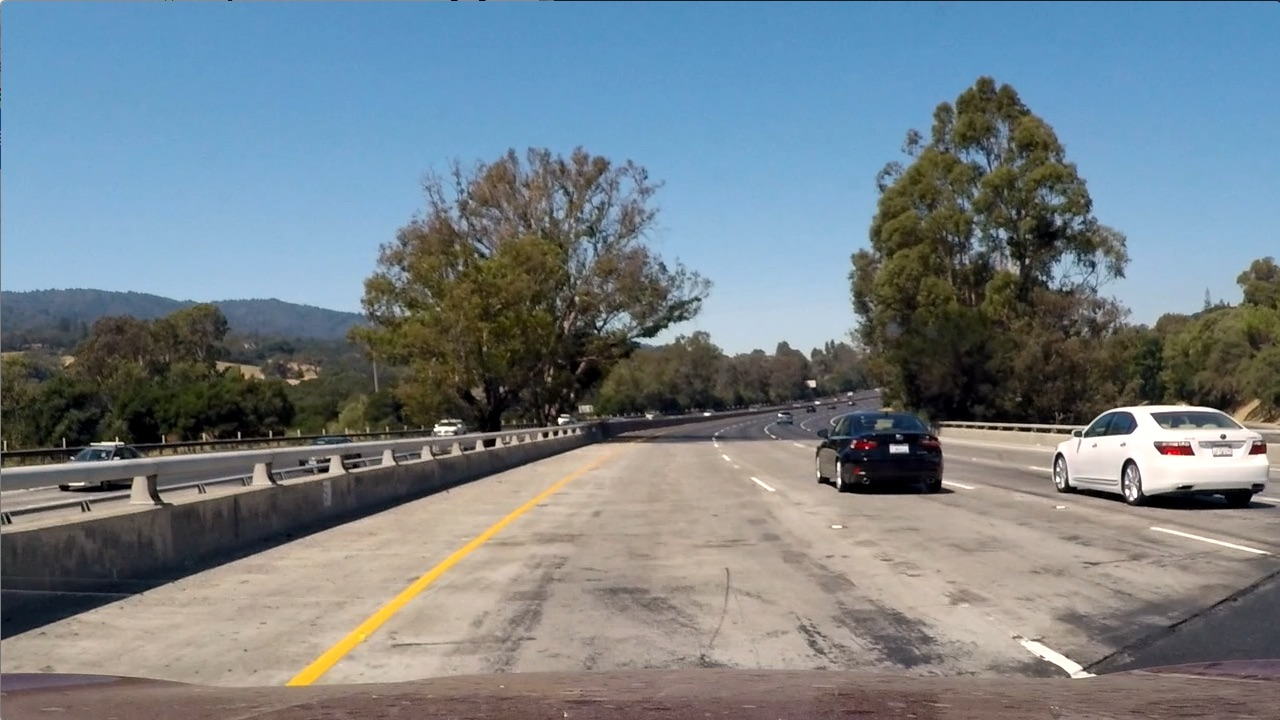
#> input picture test_images/test1.jpg, 1280 x 720 px; the run also reads 1 picture not shown here
$ jupyter execute --allow-errors Untitled.ipynb   (shell and % lines are left out)   (older library calls are emulated)
#> lines starting #> are read from the running program, lines starting #| are printed output that depends on the picture; after the words box and inside, x2 and y2 are one past the last pixel; in counts of white or black regions, pixels touching at a corner belong together
[cell 1]
import os
import pickle
import cv2
import numpy as np
import matplotlib.pyplot as plt
import matplotlib.image as mpimg

[cell 2]
def calibrate_camera(cali_image_dir):
    # Use cv2.calibrateCamera() and cv2.undistort()
    objpoints = []
    imgpoints = []
    image_name_list = os.listdir(cali_image_dir)
    for image_name in image_name_list:
        if image_name == 'calibration1.jpg':
            nx = 9
            ny = 5
        else:
            nx = 9
            ny = 6

        objp = np.zeros((nx * ny, 3), np.float32)
        objp[:, :2] = np.mgrid[0:nx, 0:ny].T.reshape(-1, 2)
        #if image_name == 'calibration5.jpg':
        #    objp = np.delete(objp, (0), axis=0)

        img = mpimg.imread(os.path.join(cali_image_dir, image_name))
        gray = cv2.cvtColor(img, cv2.COLOR_RGB2GRAY)
        ret, corners = cv2.findChessboardCorners(gray, (nx, ny), None)

        if ret:
            objpoints.append(objp)
            imgpoints.append(corners)

    ret, mtx, dist, rvecs, tvecs = cv2.calibrateCamera(objpoints, imgpoints, (1280, 720), None, None)
    return mtx, dist

[cell 3]
def abs_sobel_threshold(img, orient='x', sobel_kernel=3, thresh=(20, 100)):
    gray = cv2.cvtColor(img, cv2.COLOR_RGB2GRAY)
    if orient == 'x':
        abs_sobel = np.absolute(cv2.Sobel(gray, cv2.CV_64F, 1, 0))
    if orient == 'y':
        abs_sobel = np.absolute(cv2.Sobel(gray, cv2.CV_64F, 0, 1))
    # Rescale back to 8 bit integer
    scaled_sobel = np.uint8(255*abs_sobel/np.max(abs_sobel))
    # Create a copy and apply the threshold
    grad_binary = np.zeros_like(scaled_sobel)
    # Here I'm using inclusive (>=, <=) thresholds, but exclusive is ok too
    grad_binary[(scaled_sobel >= thresh[0]) & (scaled_sobel <= thresh[1])] = 1
    return grad_binary

[cell 4]
def mag_threshold(img, sobel_kernel=3, mag_thresh=(30, 100)):
    # Take both Sobel x and y gradients
    gray = cv2.cvtColor(img, cv2.COLOR_RGB2GRAY)
    sobelx = cv2.Sobel(gray, cv2.CV_64F, 1, 0, ksize=sobel_kernel)
    sobely = cv2.Sobel(gray, cv2.CV_64F, 0, 1, ksize=sobel_kernel)
    # Calculate the gradient magnitude
    gradmag = np.sqrt(sobelx**2 + sobely**2)
    # Rescale to 8 bit
    scale_factor = np.max(gradmag)/255
    gradmag = (gradmag/scale_factor).astype(np.uint8)
    # Create a binary image of ones where threshold is met, zeros otherwise
    mag_binary = np.zeros_like(gradmag)
    mag_binary[(gradmag >= mag_thresh[0]) & (gradmag <= mag_thresh[1])] = 1
    return mag_binary

[cell 5]
def dir_threshold(img, sobel_kernel=3, thresh=(0.7, 1.3)):
    # Calculate the x and y gradients
    gray = cv2.cvtColor(img, cv2.COLOR_RGB2GRAY)
    sobelx = cv2.Sobel(gray, cv2.CV_64F, 1, 0, ksize=sobel_kernel)
    sobely = cv2.Sobel(gray, cv2.CV_64F, 0, 1, ksize=sobel_kernel)
    # Take the absolute value of the gradient direction,
    # apply a threshold, and create a binary image result
    absgraddir = np.arctan2(np.absolute(sobely), np.absolute(sobelx))
    dir_binary =  np.zeros_like(absgraddir)
    dir_binary[(absgraddir >= thresh[0]) & (absgraddir <= thresh[1])] = 1
    # Apply threshold
    return dir_binary

[cell 6]
def color_threshold(img, orient='x', sx_thresh=(20, 100), s_thresh=(170, 255)):
    img = np.copy(img)
    # Convert to HLS color space and separate the V channel
    gray = cv2.cvtColor(img, cv2.COLOR_RGB2GRAY)
    hls = cv2.cvtColor(img, cv2.COLOR_RGB2HLS).astype(np.float)
    s_channel = hls[:,:,2]
    if orient == 'x':
        # Sobel x
        sobel = cv2.Sobel(gray, cv2.CV_64F, 1, 0) # Take the derivative in x
    else:
        sobel = cv2.Sobel(gray, cv2.CV_64F, 0, 1)
    abs_sobel = np.absolute(sobel) # Absolute x derivative to accentuate lines away from horizontal
    scaled_sobel = np.uint8(255*abs_sobel/np.max(abs_sobel))

    # Threshold x gradient
    sxbinary = np.zeros_like(scaled_sobel)
    sxbinary[(scaled_sobel >= sx_thresh[0]) & (scaled_sobel <= sx_thresh[1])] = 1

    # Threshold color channel
    s_binary = np.zeros_like(s_channel)
    s_binary[(s_channel >= s_thresh[0]) & (s_channel <= s_thresh[1])] = 1
    # Stack each channel
    # Note color_binary[:, :, 0] is all 0s, effectively an all black image. It might
    # be beneficial to replace this channel with something else.
    color_binary = np.dstack((np.zeros_like(sxbinary), sxbinary, s_binary)) * 255
    combined_binary = np.zeros_like(sxbinary)
    combined_binary[(s_binary == 1) | (sxbinary==1)] = 1
    return combined_binary

[cell 7]
fname = './test_images/test1.jpg'
img = cv2.imread(fname)
#> img is the input picture: shape (720, 1280, 3); mean B, G, R 135.5, 128.7, 117.5
combined_binary = color_threshold(img, 'x', (25, 120), (170, 255))
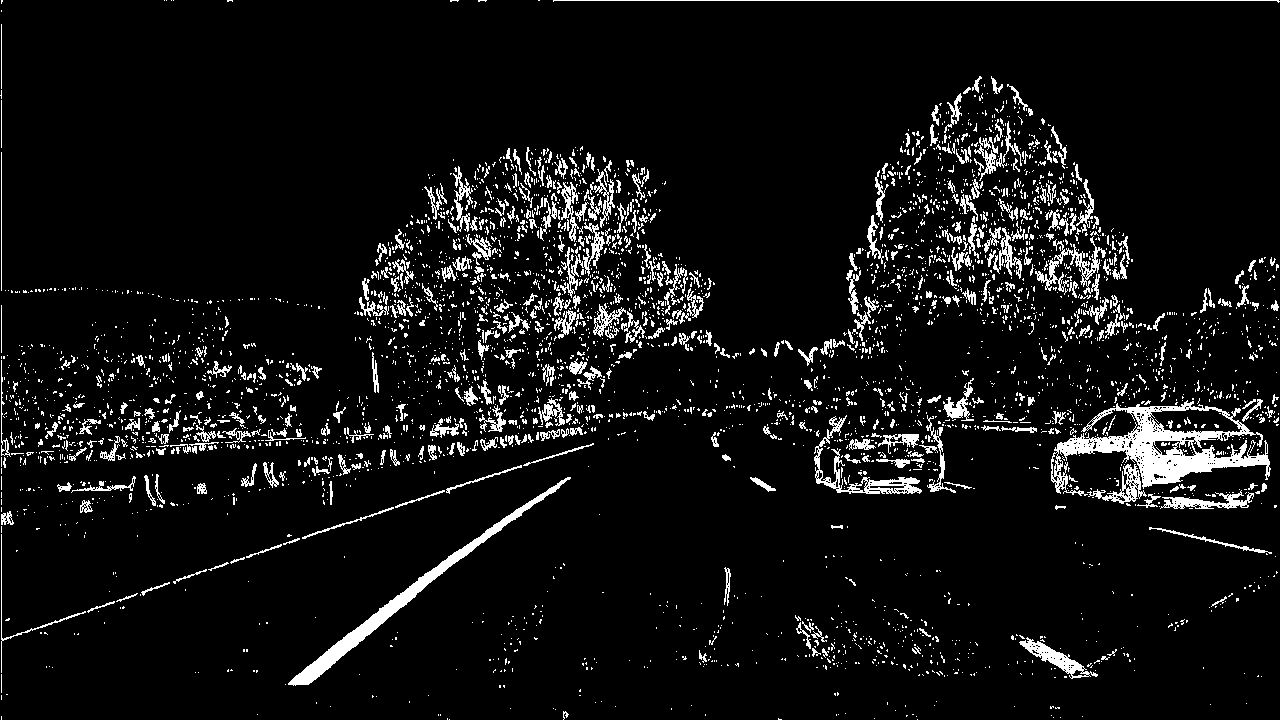
#> combined_binary: shape (720, 1280); values 0 (black) and 1 (white), 6.9% white in thin lines or dots
#combined_binary = color_threshold(img)
plt.figure(figsize=(5,5))
plt.imshow(combined_binary, cmap='gray')

[cell 8]
mtx, dist = calibrate_camera('./camera_cal')
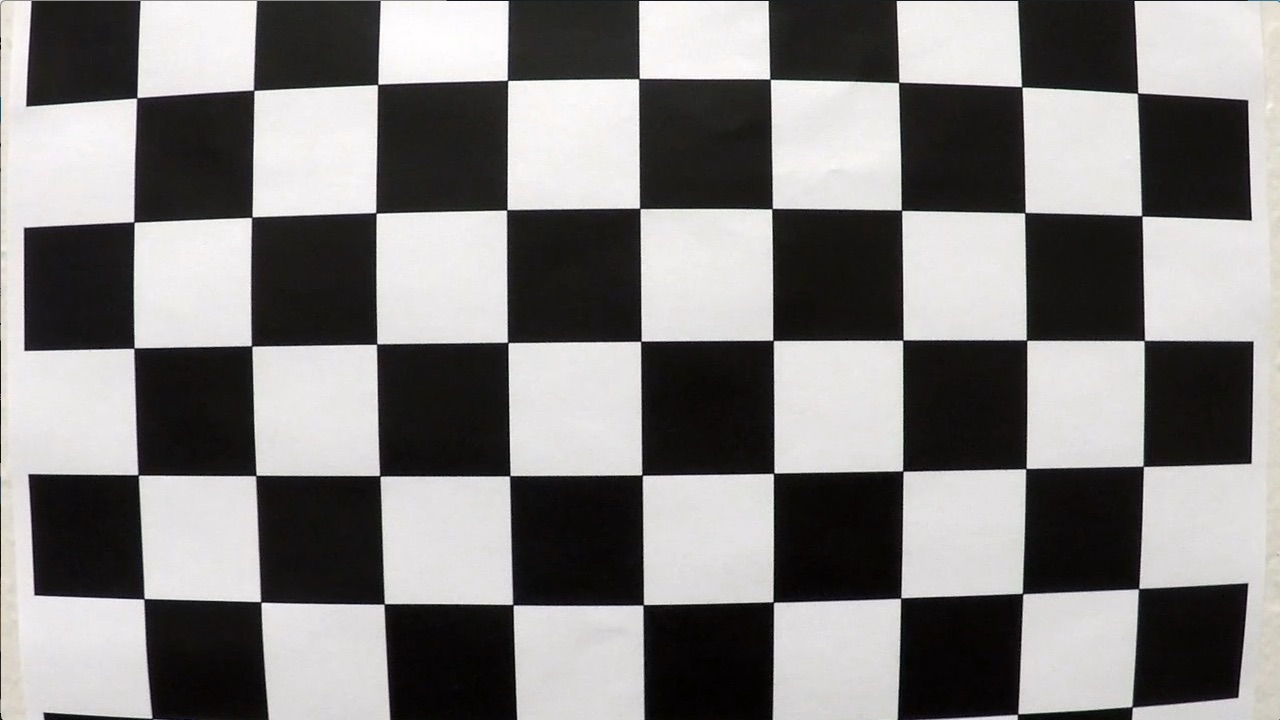
#> input picture camera_cal/calibration1.jpg, 1280 x 720 px
#> in calibrate_camera, img is the input picture: shape (720, 1280, 3); mean R, G, B 130.1, 128.4, 127.8
#> in calibrate_camera, `ret, corners = cv2.findChessboardCorners(gray, (nx, ny), None)`: ret = True; corners = 45 rows, first 8: [137.5, 96.45], [253.6, 90.19], [377.5, 84.48], [506.8, 79.62], [639.6, 77.4], [770.5, 79.55], [899.2, 82.02], [1022.5, 87.62]
#> in calibrate_camera, `ret, mtx, dist, rvecs, tvecs = cv2.calibrateCamera(objpoints, imgpoint..`: ret = 0.889; mtx = [[987.6, 0, 623.7], [0, 985.9, 280.4], [0, 0, 1]]; dist = [[-0.235, 0.231, 0.021, 0.0087, -0.234]]; rvecs = ([0.0342, -0.0267, -0.0067], [0.425, -0.18, 0.0296], [-0.0102, 0.444, -0.0294]); tvecs = ([-3.88, -1.51, 7.23], [-1.34, 1.08, 16.76], [-15.99, -0.505, 27.88])
#> mtx = [[987.6, 0, 623.7], [0, 985.9, 280.4], [0, 0, 1]]; dist = [[-0.235, 0.231, 0.021, 0.0087, -0.234]]

[cell 9]
threshold_callbacks = {'gradient': abs_sobel_threshold, 'magnitude of gradient': mag_threshold,
                      'direction of gradient': dir_threshold, 'combined threshold': color_threshold}

[cell 10]
def show_thresh_hold(test_image_dir, threshold_callbacks):
#> called with test_image_dir = './test_images'
    image_name_list = os.listdir(test_image_dir)
    rows = len(image_name_list)
    cols = 5
    idx = 0
    fig = plt.figure(figsize=(8*cols, 5*rows))
    for image_name in image_name_list:
        img = mpimg.imread(os.path.join(test_image_dir, image_name))
        img = cv2.undistort(img, mtx, dist, None, mtx)

        idx = idx + 1
        plt.subplot(rows, cols, idx)
        plt.title(image_name, fontsize=30)
        plt.imshow(img)

        for callback_name in threshold_callbacks:
            idx = idx + 1
            output_binary = threshold_callbacks[callback_name](img)
            plt.subplot(rows, cols, idx)
            plt.title(callback_name, fontsize=30)
            plt.imshow(output_binary, cmap='gray')
#> this loop made 4 passes
#> pass 1, in show_thresh_hold, `output_binary = threshold_callbacks[callback_name](img)`:
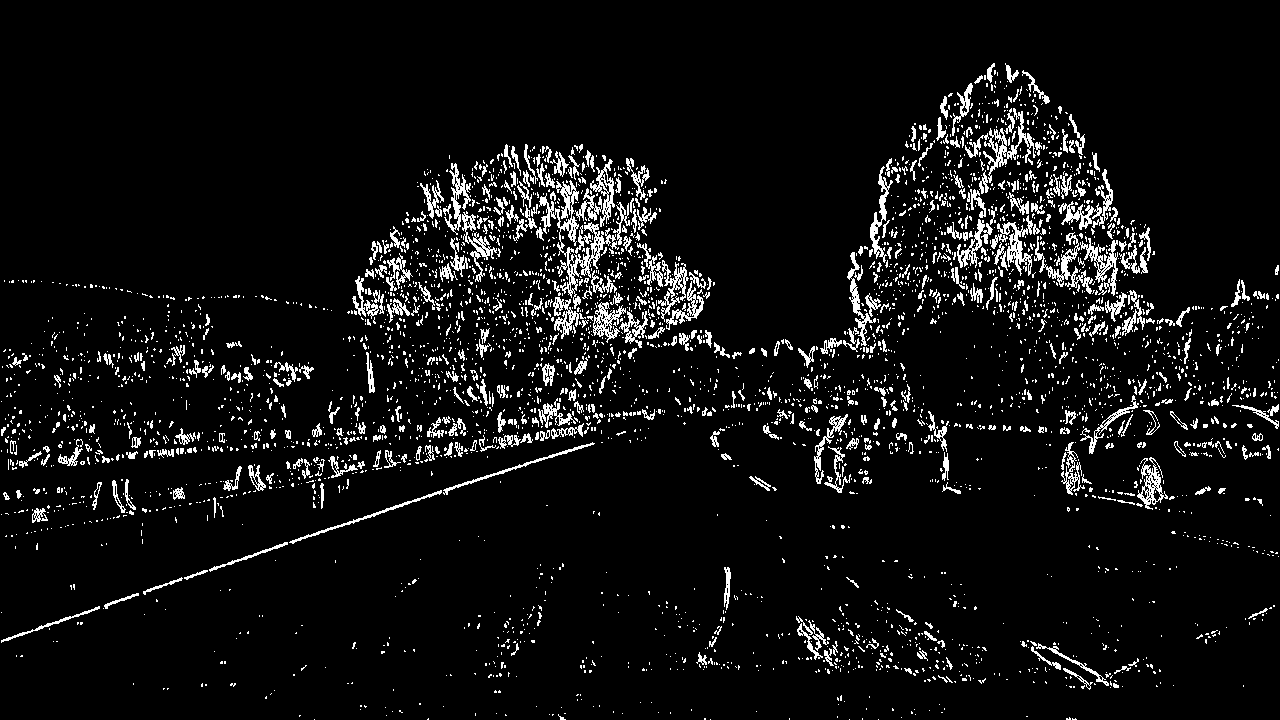
#> output_binary: shape (720, 1280); values 0 (black) and 1 (white), 6.6% white in thin lines or dots
#> after the loop, idx = 5

[cell 11]
show_thresh_hold('./test_images', threshold_callbacks)

[cell 12]
img = mpimg.imread('test_images/test3.jpg')
plt.imshow(img)

[cell 13]
def unwarp(undist, img_size):
    #src = np.float32([[200, 420], [200, 700], [1100, 420], [1100, 700]])
    #dst = np.float32([[300, 700], [300, 50], [900, 50], [900, 700]])
    src = np.float32([[200, 700], [1100, 700], [710, 450], [600, 450]])
    dst = np.float32([[380, 720], [900, 720], [900, 50], [380, 50]])
    M = cv2.getPerspectiveTransform(src, dst)
    warped = cv2.warpPerspective(undist, M, img_size, flags=cv2.INTER_LINEAR)
    return warped

[cell 14]
img = mpimg.imread('test_images/test3.jpg')
img=cv2.undistort(img, mtx, dist, None, mtx)
img = color_threshold(img)
#> img: shape (720, 1280); values 0 (black) and 1 (white), 2.8% white; 1784 white regions (1617 under 20 px), largest, box (x1, y1, x2, y2) and area: (244, 443, 656, 701) 5568, (879, 558, 1067, 666) 1670, (865, 408, 938, 464) 838
img = unwarp(img, (img.shape[1], img.shape[0]))
plt.imshow(img, cmap='gray')

[cell 15]
class LineDetector():
    nwindows = 9
    margin = 100
    minpix = 50
    # [97 lines left out: functions init_find_lanes, find_lanes, fit, calc_curverad, get_line_curverad, check_curverad and 2 more, not called in this run]

#> (a cell that did not finish here is left out)

[cell 17]
class Lines():
    # [21 lines left out: function __init__, not called in this run]

[cell 18]
def find_lane_lines(img, out_img):
    histogram = np.sum(img[int(img.shape[0]/2):,:], axis=0)
#> histogram = 1280 values, max 273 at index 426, min 0 at index 0, mean 11.95
    # Find the peak of the left and right halves of the histogram
    # These will be the starting point for the left and right lines
    midpoint = np.int(histogram.shape[0]/2)
    leftx_base = np.argmax(histogram[:midpoint])
#> leftx_base = 426
    rightx_base = np.argmax(histogram[midpoint:]) + midpoint
#> rightx_base = 900

    # Choose the number of sliding windows
    nwindows = 9
    # Set height of windows
    window_height = np.int(img.shape[0]/nwindows)
    # Identify the x and y positions of all nonzero pixels in the image
    nonzero = img.nonzero()
#> nonzero = 38638 positions, rows 0 to 719, columns 15 to 989
    nonzeroy = np.array(nonzero[0])
    nonzerox = np.array(nonzero[1])
    # Current positions to be updated for each window
    leftx_current = leftx_base
#> leftx_current = 426
    rightx_current = rightx_base
#> rightx_current = 900
    # Set the width of the windows +/- margin
    margin = 100
    # Set minimum number of pixels found to recenter window
    minpix = 50
    # Create empty lists to receive left and right lane pixel indices
    left_lane_inds = []
    right_lane_inds = []

    # Step through the windows one by one
    for window in range(nwindows):
        # Identify window boundaries in x and y (and right and left)
        win_y_low = img.shape[0] - (window+1)*window_height
        win_y_high = img.shape[0] - window*window_height
        win_xleft_low = leftx_current - margin
        win_xleft_high = leftx_current + margin
        win_xright_low = rightx_current - margin
        win_xright_high = rightx_current + margin
        # Draw the windows on the visualization image
        cv2.rectangle(out_img,(win_xleft_low,win_y_low),(win_xleft_high,win_y_high), (0,255,0), 2)
        cv2.rectangle(out_img,(win_xright_low,win_y_low),(win_xright_high,win_y_high), (0,255,0), 2)
        # Identify the nonzero pixels in x and y within the window
        good_left_inds = ((nonzeroy >= win_y_low) & (nonzeroy < win_y_high) &
                          (nonzerox >= win_xleft_low) &  (nonzerox < win_xleft_high)).nonzero()[0]
        good_right_inds = ((nonzeroy >= win_y_low) & (nonzeroy < win_y_high) &
                           (nonzerox >= win_xright_low) &  (nonzerox < win_xright_high)).nonzero()[0]
        # Append these indices to the lists
        left_lane_inds.append(good_left_inds)
        right_lane_inds.append(good_right_inds)
        # If you found > minpix pixels, recenter next window on their mean position
        if len(good_left_inds) > minpix:
            leftx_current = np.int(np.mean(nonzerox[good_left_inds]))
        if len(good_right_inds) > minpix:
            rightx_current = np.int(np.mean(nonzerox[good_right_inds]))
#> this loop made 9 passes
#> (win_xleft_low, win_xleft_high, win_xright_low, win_xright_high, leftx_current, rightx_current) on passes 1 to 8: (326, 526, 800, 1000, 416, 904), (316, 516, 804, 1004, 422, 902), (322, 522, 802, 1002, 430, 899), (330, 530, 799, 999, 440, 899), (340, 540, 799, 999, 451, 904), (351, 551, 804, 1004, 465, 913), (365, 565, 813, 1013, 486, 929), (386, 586, 829, 1029, 510, 941)
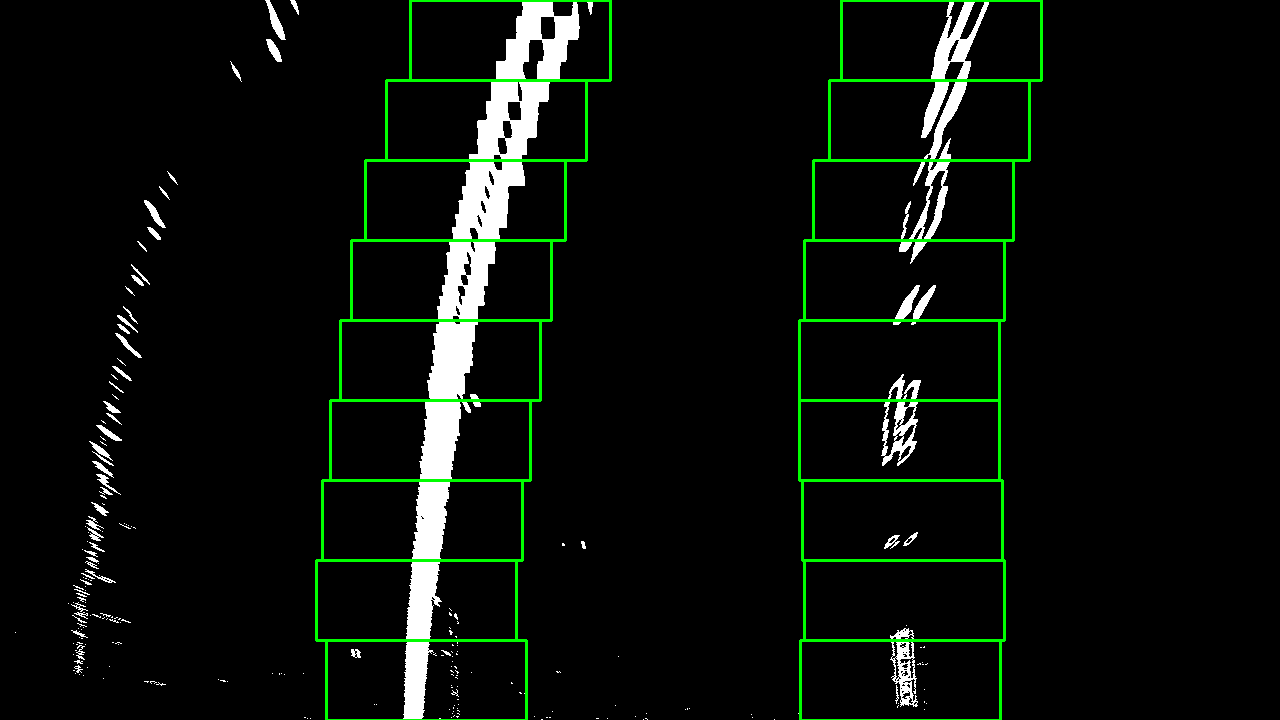
#> out_img: shape (720, 1280, 3); mean of channels 0, 1, 2 10.3, 15.8, 10.3; drawn as B, G, R
#> after the loop, left_lane_inds = 9 items; right_lane_inds = 9 items
    # Concatenate the arrays of indices
    left_lane_inds = np.concatenate(left_lane_inds)
    right_lane_inds = np.concatenate(right_lane_inds)
#> right_lane_inds = 8468 values, max 38398 at index 939, min 51 at index 6578, mean 16787.7

    # Extract left and right line pixel positions
    leftx = nonzerox[left_lane_inds]
    lefty = nonzeroy[left_lane_inds]
    rightx = nonzerox[right_lane_inds]
#> rightx = 8468 values, max 989 at index 6598, min 881 at index 2232, mean 927.1
    righty = nonzeroy[right_lane_inds]
#> righty = 8468 values, max 709 at index 939, min 0 at index 6578, mean 262.2

    return leftx, lefty, rightx, righty

[cell 19]
out_img = np.dstack((img, img, img))*255
leftx, lefty, rightx, righty = find_lane_lines(img, out_img)
left_fit = np.polyfit(lefty, leftx, 2)
#> left_fit = [0.000268, -0.378, 552]
right_fit = np.polyfit(righty, rightx, 2)
#> right_fit = [0.000242, -0.257, 967.5]
ploty = np.linspace(0, img.shape[0]-1, img.shape[0])
left_fitx = left_fit[0]*ploty**2 + left_fit[1]*ploty + left_fit[2]
#> left_fitx = 720 values, max 552 at index 0, min 418.8 at index 704, mean 462.3
right_fitx = right_fit[0]*ploty**2 + right_fit[1]*ploty + right_fit[2]
#> right_fitx = 720 values, max 967.5 at index 0, min 899 at index 532, mean 916.7

out_img[lefty, leftx] = [255, 0, 0]
out_img[righty, rightx] = [0, 0, 255]
plt.imshow(out_img)
plt.plot(left_fitx, ploty, color='yellow')
plt.plot(right_fitx, ploty, color='yellow')
plt.xlim(0, 1280)
plt.ylim(720, 0)
#> Out = (720, 0)
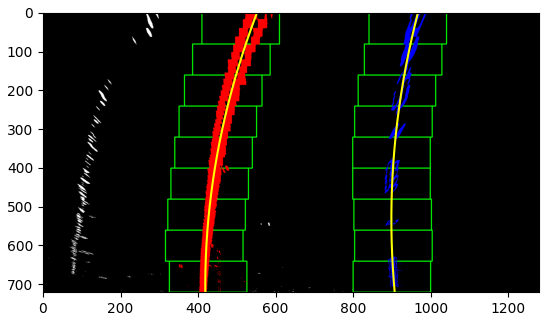
#> figure drawn by matplotlib, 1 panel
